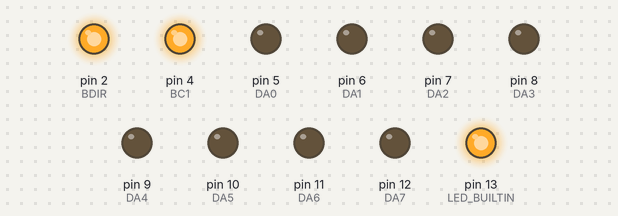
This sketch was run on a simulated Arduino Uno, built with avr-gcc and run on an emulated ATmega328P. Shown: output pins drawn as LEDs (lit = HIGH). Pins used as bus, display or sensor lines are not drawn.

Above: at 7.38 s.
At 11.2 s:
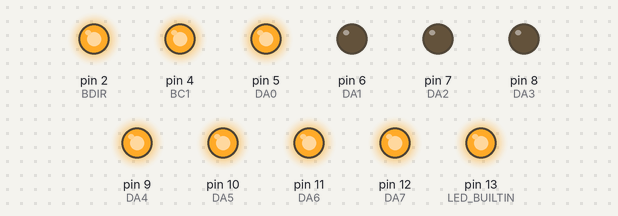
At 14.7 s:
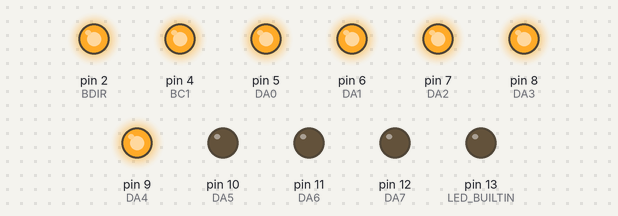
At 21.7 s:
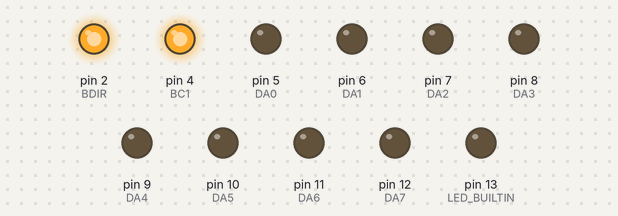
At 29.2 s:
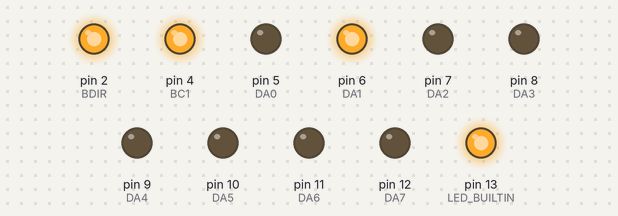
At 36.7 s:
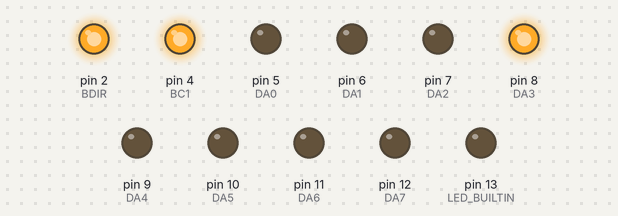
Timing chart, 0 to 40.0 s (numbered marks = the images above):
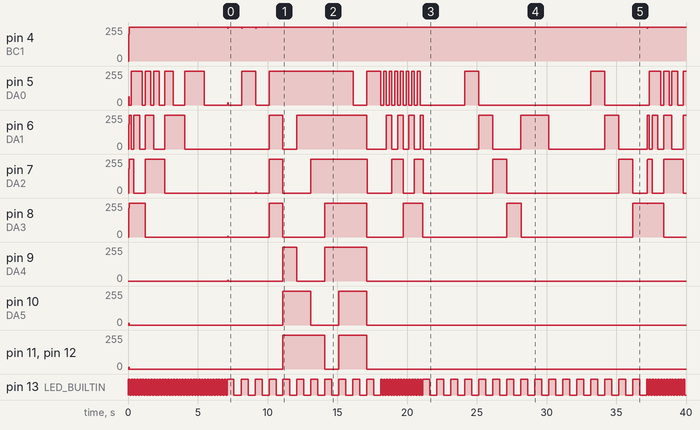

The sketch:

SSG.ino
```cpp
#include "SSG.h"

SSG ssg;

/* Same as delay(d) (or delay(d-1) if d%2 == 1
 * Make the builtin led blink on half the time of the delay
 */
void delay_blink(unsigned long d)
{
  unsigned long d_2 = d / 2;

  digitalWrite(LED_BUILTIN, HIGH);
  delay(d_2);
  digitalWrite(LED_BUILTIN, LOW);
  delay(d_2);
}

void setup() {
unsigned int i;
  Serial.begin(115200);
  pinMode(LED_BUILTIN, OUTPUT);
  digitalWrite(LED_BUILTIN, LOW);
}

void loop() {
  unsigned int i;

  // 1 - Test Music

  ssg.set_chan_level(0b1111, chanA | chanB | chanC);
  ssg.set_chan_mixer_mute(chanA | chanB | chanC);
  ssg.set_chan_mixer(true, false, chanA);

  for(i = 1; i < 6; ++i)
  {
    ssg.set_chanA_frequency(C, i);
    delay_blink(200);
    ssg.set_chanA_frequency(D, i);
    delay_blink(200);
    ssg.set_chanA_frequency(E, i);
    delay_blink(200);
    ssg.set_chanA_frequency(F, i);
    delay_blink(200);
    ssg.set_chanA_frequency(G, i);
    delay_blink(200);
    ssg.set_chanA_frequency(A, i);
    delay_blink(200);
    ssg.set_chanA_frequency(B, i);
    delay_blink(200);
  }
  ssg.set_chan_mixer(true, false, chanA | chanB | chanC);

  ssg.set_chanA_frequency(C, 3);
  ssg.set_chanB_frequency(E, 4);
  ssg.set_chanC_frequency(G, 5);
  delay_blink(1000);

  ssg.set_chan_frequency(C, 4, chanA | chanB | chanC);
  delay_blink(1000);

  ssg.set_chanA_frequency(C, 4);
  ssg.set_chanB_frequency(E, 5);
  ssg.set_chanC_frequency(G, 6);
  delay_blink(1000);


  // 2 - Noise and Mixer
  ssg.set_noise_frequency(0b01111);
  delay_blink(1000);

  ssg.set_chanA_mixer(false, true);
  delay_blink(1000);
  ssg.set_chanB_mixer(false, true);
  delay_blink(1000);
  ssg.set_chanC_mixer(false, true);
  delay_blink(1000);

  ssg.set_noise_frequency(0b11111);
  delay_blink(1000);

  ssg.set_chan_mixer(false, false, chanA | chanB | chanC);
  delay_blink(1000);
  ssg.set_chanA_mixer(true, false);
  ssg.set_chanB_mixer(false, false);
  ssg.set_chanC_mixer(false, false);
  delay_blink(1000);


  // 3 - Test Level

  ssg.set_chanA_level(0b1111);
  ssg.set_chanA_frequency(A, 4);
  delay_blink(1000);

  for(i = 0; i < 0b1111; ++i)
  {
    ssg.set_chanA_level(i);
    delay_blink(200);
  }


  // 4 - Test Envelope

  ssg.set_envelope_shape(true, false, true, false);
  ssg.set_chanA_use_envelope();

  ssg.set_envelope_frequency(32);
  delay_blink(1000);

  ssg.set_envelope_frequency(64);
  delay_blink(1000);

  ssg.set_envelope_frequency(128);
  delay_blink(1000);

  ssg.set_envelope_frequency(256);
  delay_blink(1000);

  ssg.set_envelope_frequency(512);
  delay_blink(1000);

  ssg.set_envelope_frequency(1024);
  delay_blink(1000);

  ssg.set_envelope_frequency(2048);
  delay_blink(1000);


  ssg.set_envelope_shape(false, false, false, false);
  ssg.set_chanA_use_envelope();

  ssg.set_envelope_frequency(512);
  delay_blink(1000);

  ssg.set_envelope_shape(false, true, false, false);
  ssg.set_chanA_use_envelope();

  ssg.set_envelope_frequency(512);
  delay_blink(1000);


  ssg.set_envelope_shape(true, false, false, false);
  ssg.set_chanA_use_envelope();

  ssg.set_envelope_frequency(32);
  delay_blink(1000);

  ssg.set_envelope_frequency(64);
  delay_blink(1000);

  ssg.set_envelope_frequency(128);
  delay_blink(1000);

  ssg.set_envelope_frequency(256);
  delay_blink(1000);

  ssg.set_envelope_frequency(512);
  delay_blink(1000);

  ssg.set_envelope_frequency(1024);
  delay_blink(1000);

  ssg.set_envelope_frequency(2048);
  delay_blink(1000);
}
```

SSG.cpp
```cpp
#include "SSG.h"

SSG::SSG()
{
  pinMode(DA0, OUTPUT);
  pinMode(DA1, OUTPUT);
  pinMode(DA2, OUTPUT);
  pinMode(DA3, OUTPUT);
  pinMode(DA4, OUTPUT);
  pinMode(DA5, OUTPUT);
  pinMode(DA6, OUTPUT);
  pinMode(DA7, OUTPUT);

  pinMode(BC1, OUTPUT);
  pinMode(BC2, OUTPUT);
  pinMode(BDIR, OUTPUT);

  digitalWrite(DA0, LOW);
  digitalWrite(DA1, LOW);
  digitalWrite(DA2, LOW);
  digitalWrite(DA3, LOW);
  digitalWrite(DA4, LOW);
  digitalWrite(DA5, LOW);
  digitalWrite(DA6, LOW);
  digitalWrite(DA7, LOW);

  digitalWrite(BC1, LOW);
  digitalWrite(BC2, LOW);
  digitalWrite(BDIR, LOW);

  unsigned int i;

  for(i=0; i<16; i++) {
    write_data(i, 0);
  }

  // Default settings
  mixer_status = 0b11111000;

  write_data(7, mixer_status);

  write_data(8, 0x0f);
  write_data(9, 0x0f);
  write_data(0xA, 0x0f);
}

word SSG::note_to_YM(word note, word octave)
{
  return round(fMaster / (16*pgm_read_float(&note_frequency[note][octave])));
}

void SSG::set_mode_inactive()
{
  digitalWrite(BC1, HIGH);
  digitalWrite(BC2, LOW);
  digitalWrite(BDIR, HIGH);
}

void SSG::set_mode_write()
{
  digitalWrite(BC1, LOW);
  digitalWrite(BC2, HIGH);
  digitalWrite(BDIR, HIGH);
}

void SSG::set_mode_address()
{
  digitalWrite(BC1, HIGH);
  digitalWrite(BC2, HIGH);
  digitalWrite(BDIR, HIGH);
}

void SSG::set_address(char address)
{
  set_mode_address();
  delayMicroseconds(us_delay);

  // write address
  delayMicroseconds(us_delay);
  digitalWrite(DA0, (address & 0b00000001));
  digitalWrite(DA1, (address & 0b00000010));
  digitalWrite(DA2, (address & 0b00000100));
  digitalWrite(DA3, (address & 0b00001000));
  digitalWrite(DA4, 0);
  digitalWrite(DA5, 0);
  digitalWrite(DA6, 0);
  digitalWrite(DA7, 0);
  delayMicroseconds(us_delay);

  set_mode_inactive();
  delayMicroseconds(100);
}

void SSG::set_data(char data)
{
  set_mode_write();
  delayMicroseconds(us_delay);

  // write data
  delayMicroseconds(100);
  digitalWrite(DA0, (data & 0b00000001));
  digitalWrite(DA1, (data & 0b00000010));
  digitalWrite(DA2, (data & 0b00000100));
  digitalWrite(DA3, (data & 0b00001000));
  digitalWrite(DA4, (data & 0b00010000));
  digitalWrite(DA5, (data & 0b00100000));
  digitalWrite(DA6, (data & 0b01000000));
  digitalWrite(DA7, (data & 0b10000000));
  delayMicroseconds(us_delay);

  set_mode_inactive();
  delayMicroseconds(us_delay);
}

void SSG::write_data(char address, char data)
{
  set_address(address);
  set_data(data);
}

void SSG::set_chan_frequency(word note, word octave, char chan)
{
  word fT = note_to_YM(note, octave);

  if(chan & chanA)
  {
    write_data(0, (fT & 0xff));
    write_data(1, (fT >> 8));
  }
  if(chan & chanB)
  {
    write_data(2, (fT & 0xff));
    write_data(3, (fT >> 8));
  }
  if(chan & chanC)
  {
    write_data(4, (fT & 0xff));
    write_data(5, (fT >> 8));
  }
}

void SSG::set_chan_frequency_null(char chan)
{
  if(chan & chanA)
  {
    write_data(0, 0);
    write_data(1, 0);
  }
  if(chan & chanB)
  {
    write_data(2, 0);
    write_data(3, 0);
  }
  if(chan & chanC)
  {
    write_data(4, 0);
    write_data(5, 0);
  }
}

void SSG::set_chanA_frequency(int note, int octave)
{
  set_chan_frequency(note, octave, chanA);
}

void SSG::set_chanB_frequency(int note, int octave)
{
  set_chan_frequency(note, octave, chanB);
}

void SSG::set_chanC_frequency(int note, int octave)
{
  set_chan_frequency(note, octave, chanC);
}

void SSG::set_chan_level(char level, char chan = 7)
{
  if(level > 0b1111)
    level = 0x0f;
  else
    level &= ~(1 << 4);

  if(chan & chanA)
  {
    write_data(8, level);
  }
  if(chan & chanB)
  {
    write_data(9, level);
  }
  if(chan & chanC)
  {
    write_data(0xA, level);
  }
}

void SSG::set_chan_level_null(char chan = 7)
{
  set_chan_level(0, chan);
}

void SSG::set_chanA_level(char level)
{
  set_chan_level(level, chanA);
}

void SSG::set_chanB_level(char level)
{
  set_chan_level(level, chanB);
}

void SSG::set_chanC_level(char level)
{
  set_chan_level(level, chanC);
}

void SSG::set_noise_frequency(char NP)
{
  // Noise frequency (fN) is obtained with this formula :
  // fN = fMaster / (16*NP)
  // NP is a 5 bit value
  write_data(6, (NP & 0b00011111));
}

void SSG::set_chan_mixer(bool music, bool noise, char chan)
{
  if(chan & chanA)
  {
    if(music)
      mixer_status &= ~(1 << 0);
    else
      mixer_status |= 1 << 0;

    if(noise)
      mixer_status &= ~(1 << 3);
    else
      mixer_status |= 1 << 3;
  }
  if(chan & chanB)
  {
    if(music)
      mixer_status &= ~(1 << 1);
    else
      mixer_status |= 1 << 1;

    if(noise)
      mixer_status &= ~(1 << 4);
    else
      mixer_status |= 1 << 4;
  }
  if(chan & chanC)
  {
    if(music)
      mixer_status &= ~(1 << 2);
    else
      mixer_status |= 1 << 2;

    if(noise)
      mixer_status &= ~(1 << 5);
    else
      mixer_status |= 1 << 5;
  }

  write_data(7, mixer_status);
}

void SSG::set_chan_mixer_mute(char chan)
{
  set_chan_mixer(false, false, chan);
}

void SSG::set_chanA_mixer(bool music, bool noise)
{
  set_chan_mixer(music, noise, chanA);
}

void SSG::set_chanB_mixer(bool music, bool noise)
{
  set_chan_mixer(music, noise, chanB);
}

void SSG::set_chanC_mixer(bool music, bool noise)
{
  set_chan_mixer(music, noise, chanC);
}

void SSG::set_envelope_frequency(word EP)
{
  // Envelope repetition frequency (fE) is obtained with this formula :
  // fE = fMaster / (256*EP)
  // EP is a 16 bit value
  // The period of the actual frequency fE used for the envelope
  // generated is 1/32 of the envelope repetition period (1/fE)
  // Check the YM2149 datasheet page 7 for more informations.

  write_data(0xB, (EP & 0xff));
  write_data(0xC, (EP >> 8));
}

void SSG::set_envelope_shape(bool cont, bool att, bool alt, bool hold)
{
  // Check the YM2149 datasheet page 7 and 8 to view the 10 envelope possible shapes.
  word RD = 0;

  if(cont)
    RD |= 1 << 3;
  if(att)
    RD |= 1 << 2;
  if(alt)
    RD |= 1 << 1;
  if(hold)
    RD |= 1;

  write_data(0xD, RD);
}

void SSG::set_chan_use_envelope(char chan)
{
  if(chan & chanA)
  {
    write_data(8, 0x1f);
  }
  if(chan & chanB)
  {
    write_data(9, 0x1f);
  }
  if(chan & chanC)
  {
    write_data(0xA, 0x1f);
  }
}

void SSG::set_chanA_use_envelope()
{
  set_chan_use_envelope(chanA);
}

void SSG::set_chanB_use_envelope()
{
  set_chan_use_envelope(chanB);
}

void SSG::set_chanC_use_envelope()
{
  set_chan_use_envelope(chanC);
}
```

SSG.h
```cpp
#ifndef SSG_H
#define SSG_H

#include "Arduino.h"

// Include notes frequencies
#include "music.h"

// Define IO pinout
#define DA0 5
#define DA1 6
#define DA2 7
#define DA3 8
#define DA4 9
#define DA5 10
#define DA6 11
#define DA7 12
#define BC1 4
#define BC2 3
#define BDIR 2

// Delay in microseconds we allow the chip to react after mode changes or register access
#define us_delay 100

// We use a 4Mhz crystal oscillator and set /SEL to low, the input clock is divided by 2 and equal 2Mhz
#define fMaster 2000000

// channels for SSG::set_chan_frequency
#define chanA 0b001
#define chanB 0b010
#define chanC 0b100

class SSG
{
  public:
    SSG();

    // Music
    void set_chan_frequency(word note, word octave, char chan = 7);
    void set_chan_frequency_null(char chan = 7);
    void set_chanA_frequency(int note, int octave);
    void set_chanB_frequency(int note, int octave);
    void set_chanC_frequency(int note, int octave);

    // Level control
    // Using the level control, you disable the use of the envelope
    void set_chan_level(char level, char chan = 7);
    void set_chan_level_null(char chan = 7);
    void set_chanA_level(char level);
    void set_chanB_level(char level);
    void set_chanC_level(char level);

    // Noise
    void set_noise_frequency(char NP);

    // Mixer
    void set_chan_mixer(bool music, bool noise, char chan = 7);
    void set_chan_mixer_mute(char chan = 7);
    void set_chanA_mixer(bool music, bool noise);
    void set_chanB_mixer(bool music, bool noise);
    void set_chanC_mixer(bool music, bool noise);

    // Envelope
    // To use the the envelope, you need to enable it on channels
    void set_envelope_frequency(word EP);
    void set_envelope_shape(bool cont, bool att, bool alt, bool hold);
    void set_chan_use_envelope(char chan = 7);
    void set_chanA_use_envelope();
    void set_chanB_use_envelope();
    void set_chanC_use_envelope();

  private:
    // convert note and octave into a word
    word note_to_YM(word note, word octave);

    // Modes
    /* We only use 3 possible state of BC1, BC2, BDIR combination.
     *
     *          | BC1 | BC2 | BDIR |
     * Inactive |  1  |  0  |   1  |
     * Write    |  0  |  1  |   1  |
     * Address  |  1  |  1  |   1  |
     *
     * We could remove the digitalWrite(BDIR, HIGH),
     * but we still keep it if we want to use the read functions.
      */
    void set_mode_inactive();
    void set_mode_write();
    void set_mode_address();

    // Write
    void set_address(char address);
    void set_data(char data);
    void write_data(char address, char data);

    // Mixer current status
    char mixer_status;
};

#endif
```

music.h
```cpp
#ifndef MUSIC_H
#define MUSIC_H

// Define notes places in frequency array
#define C  0
#define Cd 1

#define Db 1
#define D  2
#define Dd 3

#define Eb 3
#define E  4

#define F  5
#define Fd 6

#define Gb 6
#define G  7
#define Gd 8

#define Ab 8
#define A  9
#define Ad 10

#define Bb 10
#define B  11

// Define notes frequencies
const float PROGMEM note_frequency[12][11] = {
{16.35, 32.70, 65.41,  130.81, 261.63, 523.25, 1046.50, 2093.00, 4186.01, 8372.02,  16744.04},
{17.33, 34.65, 69.30,  138.59, 277.18, 554.37, 1108.73, 2217.46, 4434.92, 8869.84,  17739.68},
{18.36, 36.71, 73.42,  146.83, 293.66, 587.33, 1174.66, 2349.32, 4698.64, 9397.28,  18794.56},
{19.45, 38.89, 77.78,  155.56, 311.13, 622.25, 1244.51, 2489.02, 4978.03, 9956.06,  19912.12},
{20.60, 41.20, 82.41,  164.81, 329.63, 659.26, 1318.51, 2637.02, 5274.04, 10548.08, 21096.16},
{21.83, 43.65, 87.31,  174.61, 349.23, 698.46, 1396.91, 2793.83, 5587.65, 11175.30, 22350.60},
{23.13, 46.25, 92.50,  185.00, 369.99, 739.99, 1479.98, 2959.96, 5919.91, 11839.82, 23679.64},
{24.50, 49.00, 98.00,  196.00, 392.00, 783.99, 1567.98, 3135.96, 6271.93, 12543.86, 25087.72},
{25.96, 51.91, 103.83, 207.65, 415.30, 830.61, 1661.22, 3322.44, 6644.88, 13289.76, 26579.52},
{27.50, 55.00, 110.00, 220.00, 440.00, 880.00, 1760.00, 3520.00, 7040.00, 14080.00, 28160.00},
{29.14, 58.27, 116.54, 233.08, 466.16, 932.33, 1864.66, 3729.31, 7458.62, 14917.24, 29834.48},
{30.87, 61.74, 123.47, 246.94, 493.88, 987.77, 1975.53, 3951.07, 7902.13, 15804.26, 31608.52}
};

#endif
```

Measured:
- by itself, pin 9 (DA4): 0/255 → 255/255 at 11.1 s, → 0/255 1.0 s later, → 255/255 2.0 s later, → 0/255 3.0 s later
- by itself, pin 10 (DA5): alternates 255/255 for 2.0 s and 0/255 for 2.0 s, 4 changes in all, then stays 0/255
- by itself, pin 11 (DA6), pin 12 (DA7): 0/255 → 255/255 at 11.1 s, → 0/255 3.0 s later, → 255/255 1.0 s later, → 0/255 2.0 s later
- by itself, pin 13 (LED_BUILTIN): goes 35 × (HIGH 0.10 s, LOW 0.10 s), 11 × (HIGH 0.50 s, LOW 0.51 s), 15 × (HIGH 0.10 s, LOW 0.10 s), 16 × (HIGH 0.50 s, LOW 0.50 s), 13 × (HIGH 0.10 s, LOW 0.10 s), HIGH 0.10 s, then LOW
